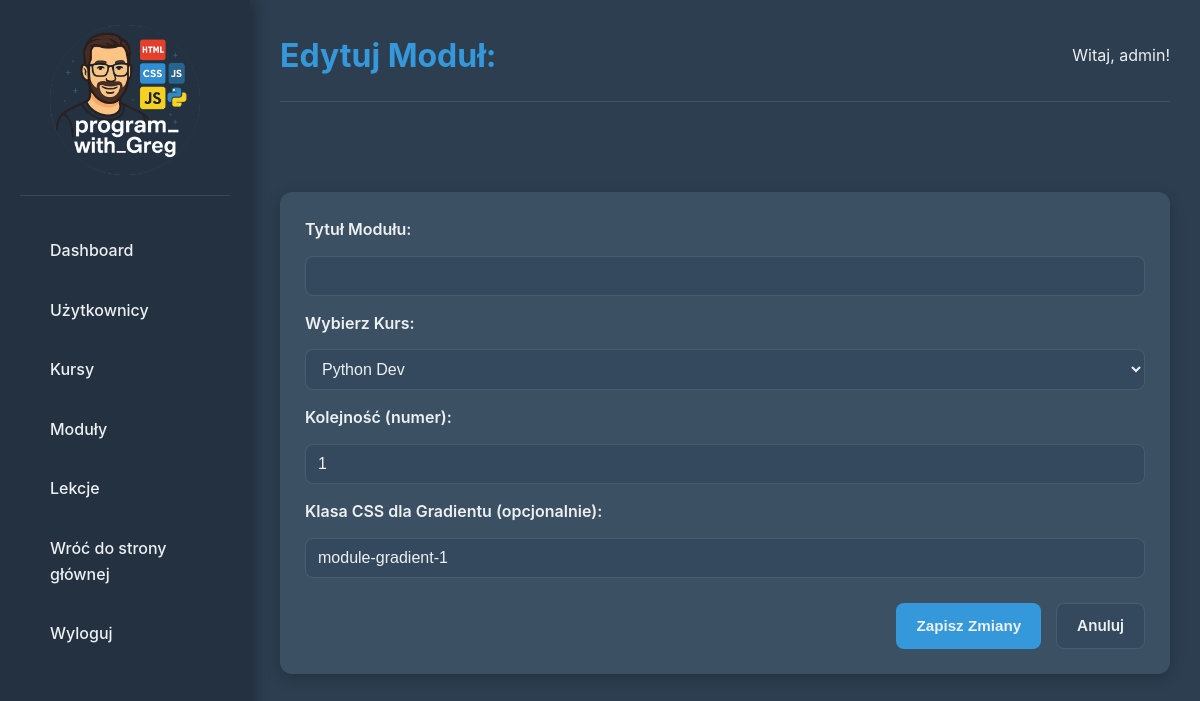
The app's page /admin/modules/edit/1 (signed in) with its own data.
### models.py (models this page shows, shortened)
class Module(db.Model):
    id = db.Column(db.Integer, primary_key=True)
    name = db.Column(db.String(150), nullable=False)
    order = db.Column(db.Integer, nullable=False) # Kolejność modułów w kursie
    course_id = db.Column(db.Integer, db.ForeignKey('course.id'), nullable=False)
    gradient_class = db.Column(db.String(50), default='module-gradient-default')
    total_lessons = db.Column(db.Integer, default=0, nullable=False) # <--- WAŻNE: TA LINIA JEST DODANA!
    created_at = db.Column(db.DateTime, default=datetime.utcnow)
    lessons = db.relationship('Lesson', backref='module', lazy=True, cascade="all, delete-orphan", order_by="Lesson.order")

class Course(db.Model):
    id = db.Column(db.Integer, primary_key=True)
    name = db.Column(db.String(100), nullable=False, unique=True)
    description = db.Column(db.Text, nullable=True)
    gradient_class = db.Column(db.String(50), default='course-gradient-default')
    total_lessons = db.Column(db.Integer, default=0, nullable=False) # <--- WAŻNE: TA LINIA JEST DODANA!
    created_at = db.Column(db.DateTime, default=datetime.utcnow)
    modules = db.relationship('Module', backref='course', lazy=True, cascade="all, delete-orphan", order_by="Module.order")
    user_accesses = db.relationship('UserCourseAccess', backref='course', lazy=True, cascade="all, delete-orphan")

### main.py (the view, shortened to what this page needs)
@app.route('/admin/modules/edit/<int:module_id>', methods=['GET', 'POST']) # Dekorator Flask dla trasy edycji modułu.
@admin_required # Dekorator `admin_required` upewnia się, że tylko administratorzy mają dostęp.
def admin_edit_module(module_id): # Definiuje funkcję widoku `admin_edit_module`.
    module = Module.query.get_or_404(module_id) # Pobiera moduł po ID lub zwraca błąd 404.
    courses = Course.query.all() # Pobiera wszystkie dostępne kursy.
    return render_template('admin/edit_module.html', module=module, courses=courses) # Renderuje szablon `admin/edit_module.html` i przekazuje obiekt modułu oraz listę kursów.

### templates/admin/edit_module.html (shortened to what this page needs)
{% extends "admin/base_admin.html" %}
{% block page_title %}Edytuj Moduł: {{ module.title }}{% endblock %}
{% block content %}
    <div class="admin-form-container admin-card">
        <form method="POST" action="{{ url_for('admin_edit_module', module_id=module.id) }}">
            <div class="form-group">
                <label for="title">Tytuł Modułu:</label>
                <input type="text" id="title" name="title" value="{{ module.title }}" required>
            </div>
            <div class="form-group">
                <label for="course_id">Wybierz Kurs:</label>
                <select id="course_id" name="course_id" required>
                    {% for course in courses %}
                        <option value="{{ course.id }}" {% if module.course_id == course.id %}selected{% endif %}>{{ course.name }}</option>
                    {% endfor %}
                </select>
            </div>
            <div class="form-group">
                <label for="order">Kolejność (numer):</label>
                <input type="number" id="order" name="order" value="{{ module.order }}" min="1" required>
            </div>
            <div class="form-group">
                <label for="gradient_class">Klasa CSS dla Gradientu (opcjonalnie):</label>
                <input type="text" id="gradient_class" name="gradient_class" value="{{ module.gradient_class }}" placeholder="np. module-gradient-green">
            </div>
            <div class="form-actions">
                <button type="submit" class="btn-primary">Zapisz Zmiany</button>
                <a href="{{ url_for('admin_modules') }}" class="btn-secondary">Anuluj</a>
            </div>
        </form>
    </div>
{% endblock %}

### static/css/admin.css (style rules this page uses)
:root { --admin-bg-dark: #2c3e50; --admin-bg-light: #34495e; --admin-sidebar-bg: #233140; --admin-text-light: #ecf0f1; --admin-text-darker: #bdc3c7; --admin-accent-blue: #3498db; --admin-accent-green: #27ae60; --admin-accent-red: #e74c3c; --admin-accent-orange: #f39c12; --admin-border-color: rgba(255, 255, 255, 0.1); --admin-card-bg: #3b5063; --admin-hover-bg: rgba(255, 255, 255, 0.08); --admin-active-bg: var(--admin-accent-blue); }
*, *::before, *::after { box-sizing: border-box; margin: 0; padding: 0; }
html { height: 100%; }
body { font-family: 'Inter', 'Segoe UI', Tahoma, Geneva, Verdana, sans-serif; background-color: var(--admin-bg-dark); color: var(--admin-text-light); line-height: 1.6; overflow-x: hidden; min-height: 100vh; display: flex; flex-direction: column; }
a { text-decoration: none; color: inherit; }
input[type="text"], input[type="email"], input[type="password"], input[type="number"], textarea, select { width: 100%; padding: 10px 12px; margin-top: 5px; border: 1px solid var(--admin-border-color); border-radius: 8px; background-color: var(--admin-bg-light); color: var(--admin-text-light); font-size: 1rem; transition: border-color 0.2s ease, box-shadow 0.2s ease; }
.btn-primary, .btn-secondary, .btn-action, .btn-small { padding: 10px 20px; border-radius: 8px; font-size: 0.95rem; font-weight: 600; text-align: center; transition: all 0.3s ease; cursor: pointer; border: none; display: inline-flex; align-items: center; justify-content: center; gap: 8px; }
.btn-primary { background-color: var(--admin-accent-blue); color: var(--admin-text-light); }
.btn-secondary { background-color: var(--admin-bg-light); color: var(--admin-text-light); border: 1px solid var(--admin-border-color); }
.admin-card { background-color: var(--admin-card-bg); border-radius: 12px; padding: 25px; box-shadow: 0 4px 15px rgba(0, 0, 0, 0.2); }
.admin-form-container { margin-top: 20px; }
.form-group { margin-bottom: 15px; }
.form-group label { display: block; margin-bottom: 8px; font-weight: 600; color: var(--admin-text-light); }
.form-actions { margin-top: 25px; display: flex; gap: 15px; justify-content: flex-end; }

### records on screen
Module: course_id "Python Dev", order "1", gradient_class "module-gradient-1"

### other values on screen
{{ session.get('username', 'Admin') }} "admin"
